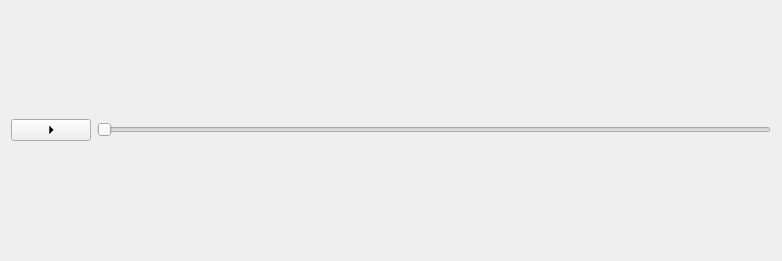
<?xml version="1.0" encoding="UTF-8"?>
<ui version="4.0">
 <class>playbackControls</class>
 <widget class="QWidget" name="playbackControls">
  <property name="geometry">
   <rect>
    <x>0</x>
    <y>0</y>
    <width>782</width>
    <height>261</height>
   </rect>
  </property>
  <property name="windowTitle">
   <string>Form</string>
  </property>
  <layout class="QVBoxLayout" name="verticalLayout_2">
   <item>
    <layout class="QHBoxLayout" name="horizontalLayout">
     <item>
      <widget class="QPushButton" name="play_pause">
       <property name="text">
        <string>⏵</string>
       </property>
      </widget>
     </item>
     <item>
      <layout class="QVBoxLayout" name="verticalLayout">
       <item>
        <widget class="QSlider" name="video_slider">
         <property name="orientation">
          <enum>Qt::Horizontal</enum>
         </property>
        </widget>
       </item>
      </layout>
     </item>
    </layout>
   </item>
  </layout>
 </widget>
 <resources/>
 <connections/>
</ui>
